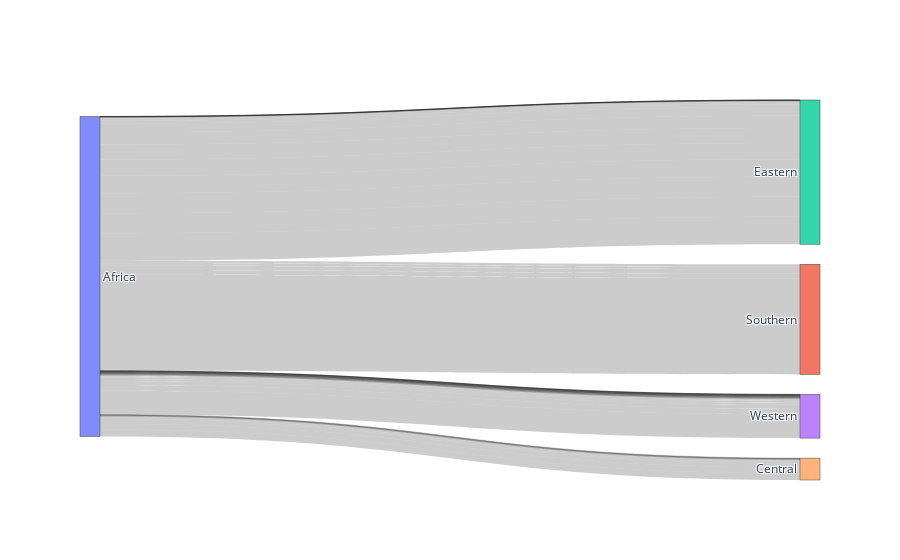

Here is the notebook cell this chart was saved with:
### Code cell
import plotly.graph_objects as go # Import the graphical object

fig = go.Figure( 
    data=[go.Sankey( # The plot we are interest
        # This part is for the node information
        node = dict( 
            label = ["Africa","Southern","Eastern","Western","Central"]
        ),
        # This part is for the link information
        link = dict(
            source = source_node,
            target = target_node,
            value = list(df["Cases Normalized"].values),
            customdata = list(df.Country.values),
            hovertemplate='Cases Value: %{value}'+
        '<br />Country: %{customdata}<extra></extra>'
        ))])

# And shows the plot
fig.show()

### Figure 1 — Plotly figure (JSON) as saved in the notebook; plotly's stock layout.template omitted (floating-point values rounded to 4 significant figures)
{"data": [{"link": {"customdata": ["COMOROS", "MAURITANIA", "MAURITIUS", "ERITREA", "GAMBIA", "NIGER", "LIBERIA", "MADAGASCAR", "SENEGAL", "GUINEA-BISSAU", "GABON", "EQUATORIAL GUINEA", "SIERRA LEONE", "BENIN", "BURUNDI", "REPUBLIC OF CONGO", "BURKINA FASO", "CENTRAL AFRICAN REPUBLIC", "TOGO", "GUINEA", "CHAD", "MALI", "SOUTH SUDAN", "NAMIBIA", "ESWATINI", "RWANDA", "GHANA", "ANGOLA", "LESOTHO", "BOTSWANA", "DEMOCRATIC REPUBLIC OF CONGO", "C‘TE D'IVOIRE", "CAMEROON", "ETHIOPIA", "MALAWI", "ZAMBIA", "ZIMBABWE", "UGANDA", "KENYA", "UNITED REPUBLIC OF TANZANIA", "NIGERIA", "MOZAMBIQUE", "SOUTH AFRICA"], "hovertemplate": "Cases Value: %{value}<br />Country: %{customdata}<extra></extra>", "source": [0, 0, 0, 0, 0, 0, 0, 0, 0, 0, 0, 0, 0, 0, 0, 0, 0, 0, 0, 0, 0, 0, 0, 0, 0, 0, 0, 0, 0, 0, 0, 0, 0, 0, 0, 0, 0, 0, 0, 0, 0, 0, 0], "target": [2, 3, 2, 2, 3, 3, 3, 2, 3, 3, 4, 4, 3, 3, 2, 4, 3, 4, 3, 3, 4, 3, 2, 1, 1, 2, 3, 4, 1, 1, 4, 3, 4, 2, 2, 2, 2, 2, 2, 2, 3, 2, 1], "value": [0.02224, 0.6226, 1.445, 2.001, 2.891, 4.003, 4.336, 4.336, 4.67, 4.892, 5.893, 6.893, 7.783, 8.116, 9.117, 9.895, 10.67, 12.23, 12.23, 13.34, 13.34, 16.68, 21.12, 22.24, 23.35, 24.46, 36.69, 36.69, 37.8, 41.14, 50.03, 51.14, 60.04, 76.72, 111.2, 133.4, 144.5, 155.7, 177.9, 177.9, 211.2, 244.6, 856.1]}, "node": {"label": ["Africa", "Southern", "Eastern", "Western", "Central"]}, "type": "sankey"}], "layout": {}}
